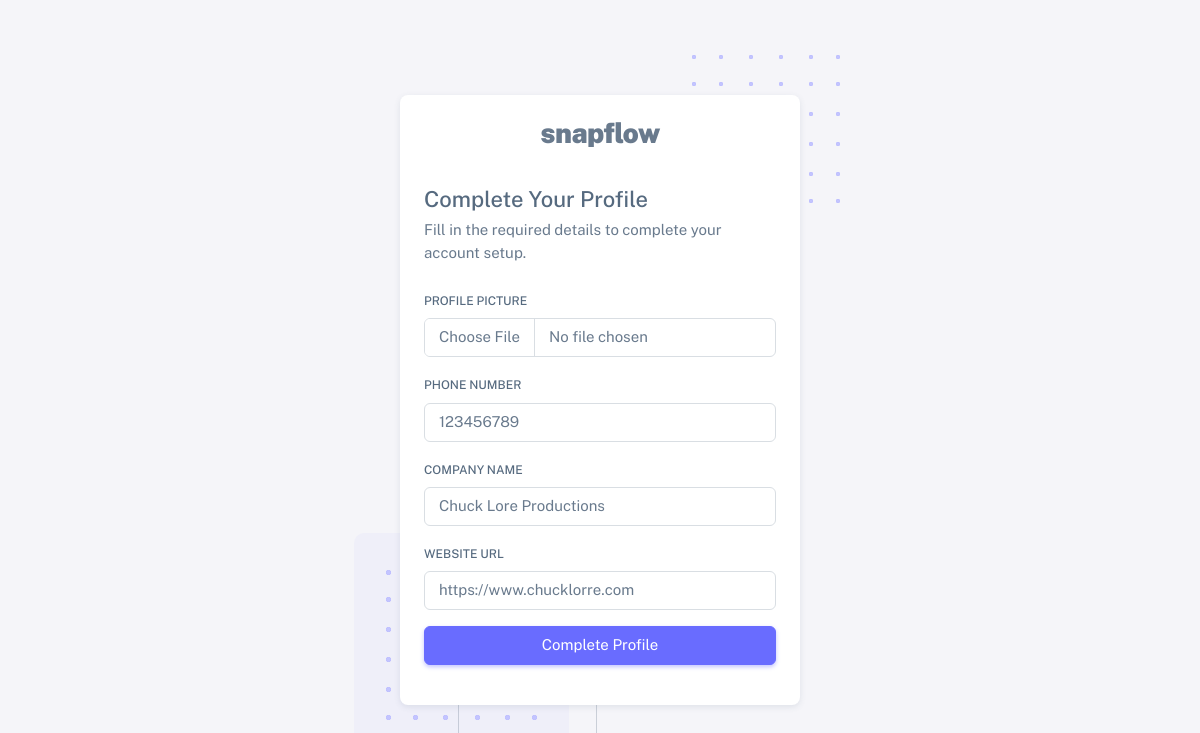
The app's page /account/complete-profile/ (signed in) with its own data.
### users/models.py (models this page shows, shortened)
class CustomUser(AbstractUser):
    class Roles(models.TextChoices):
        ORGANIZER = 'ORGANIZER', _('Event Organizer')
        PHOTOGRAPHER = 'PHOTOGRAPHER', _('Photographer')
        PARTICIPANT = 'PARTICIPANT', _('Event Participant')
    class ParticipantTypes(models.TextChoices):
        GUEST = 'GUEST', _('Guest')
        FAMILY = 'FAMILY', _('Family')
        FRIEND = 'FRIEND', _('Friend')
        WINNER = 'WINNER', _('Winner')
        OTHER = 'OTHER', _('Other')
    class PhotographerRoles(models.TextChoices):
        LEAD = 'LEAD', _('Lead Photographer')
        ASSISTANT = 'ASSISTANT', _('Assistant Photographer')
        SECONDARY = 'SECONDARY', _('Secondary Photographer')
    role = models.CharField(
        max_length=20,
        choices=Roles.choices,
        null=True,
        blank=False
    )
    avatar = models.ImageField(
        upload_to='user_avatars/',
        validators=[FileExtensionValidator(['jpg', 'jpeg', 'png'])],
        null=True,
        blank=True
    )
    phone_number = models.CharField(max_length=15, blank=True)
    company_name = models.CharField(max_length=100, blank=True)
    website = models.URLField(blank=True)
    portfolio_url = models.URLField(blank=True)
    photographer_role = models.CharField(
        max_length=20,
        choices=PhotographerRoles.choices,
        blank=True
    )
    watermark = models.ImageField(
        upload_to='photographer_watermarks/',
        validators=[FileExtensionValidator(['png'])],
        null=True,
        blank=True
    )
    participant_type = models.CharField(
        max_length=20,
        choices=ParticipantTypes.choices,
        blank=True
    )
    image_visibility = models.CharField(
        max_length=20,
        choices=[
            ('PUBLIC', 'Public'),
            ('PRIVATE', 'Private'),
            ('EVENT_ONLY', 'Event Only')
        ],
        default='PRIVATE'
    )
    blur_requested = models.BooleanField(default=False)
    remove_requested = models.BooleanField(default=False)
    is_verified = models.BooleanField(default=False)

### users/views.py (the view)
# urls.py: path('complete-profile/', views.complete_profile, name='complete_profile'),
@login_required
def complete_profile(request):
    user = request.user
    form_classes = {
        'ORGANIZER': OrganizerProfileForm,
        'PHOTOGRAPHER': PhotographerProfileForm,
        'PARTICIPANT': ParticipantProfileForm
    }
    FormClass = form_classes.get(user.role)
    if request.method == 'POST':
        form = FormClass(request.POST, request.FILES, instance=user)
        if form.is_valid():
            form.save()
            messages.success(request, 'Profile completed successfully!')
            return redirect('users:dashboard')
    else:
        form = FormClass(instance=user)
    return render(request, 'users/complete_profile.html', {
        'form': form,
        'user_type': user.get_role_display()
    })

### users/forms.py
class OrganizerProfileForm(forms.ModelForm):
    class Meta:
        model = CustomUser
        fields = ['avatar', 'phone_number', 'company_name', 'website']
        widgets = {
            'avatar': forms.FileInput(attrs={'class': 'form-control'}),
            'phone_number': forms.TextInput(attrs={'class': 'form-control'}),
            'company_name': forms.TextInput(attrs={'class': 'form-control'}),
            'website': forms.URLInput(attrs={'class': 'form-control'}),
        }

### templates/users/complete_profile.html (shortened to what this page needs)
{% extends "users/auth_base.html" %}
{% load static %}
{% block body_block %}
<div class="container-xxl">
    <div class="authentication-wrapper authentication-basic container-p-y">
        <div class="authentication-inner">
            <div class="card">
                <div class="card-body">
                    <div class="app-brand justify-content-center">
                        <a href="{% url 'home:landing' %}" class="app-brand-link gap-2">
                            <span class="app-brand-text demo text-body fw-bolder">SnapFlow</span>
                        </a>
                    </div>
                    <h4 class="mb-2">Complete Your Profile</h4>
                    <p class="mb-4">Fill in the required details to complete your account setup.</p>
                    <form method="POST" enctype="multipart/form-data" class="mb-3">
                        <div class="mb-3">
                            <label class="form-label">Profile Picture</label>
                            <input type="file" class="form-control" name="avatar">
                        </div>
                        <div class="mb-3">
                            <label class="form-label">Phone Number</label>
                            <input type="tel" class="form-control" name="phone_number" placeholder="Enter your phone number" value="{{ form.phone_number.value|default:'' }}" />
                        </div>
                        {% if user.role == 'ORGANIZER' %}
                        <div class="mb-3">
                            <label class="form-label">Company Name</label>
                            <input type="text" class="form-control" name="company_name" placeholder="Company Name" value="{{ form.company_name.value|default:'' }}" />
                        </div>
                        <div class="mb-3">
                            <label class="form-label">Website URL</label>
                            <input type="url" class="form-control" name="website" placeholder="Website URL" value="{{ form.website.value|default:'' }}" />
                        </div>
                        {% endif %}
                        <button type="submit" class="btn btn-primary d-grid w-100">Complete Profile</button>
                    </form>
                </div>
            </div>
        </div>
    </div>
</div>
{% endblock %}

### static/users/assets/css/demo.css (style rules this page uses)
.app-brand-text.demo { font-size: 1.75rem; letter-spacing: -0.5px; text-transform: lowercase; }

### records on screen
CustomUser: phone_number "123456789", company_name "Chuck Lore Productions", website "https://www.chucklorre.com"
